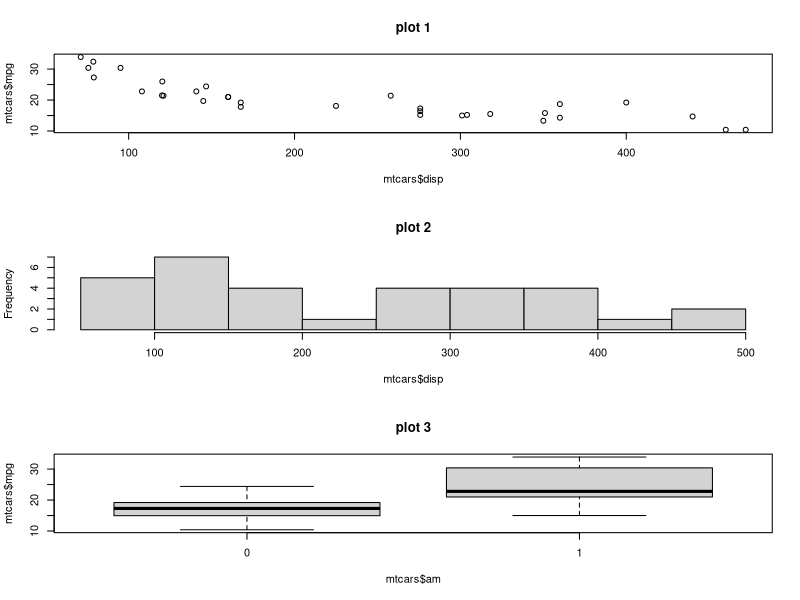
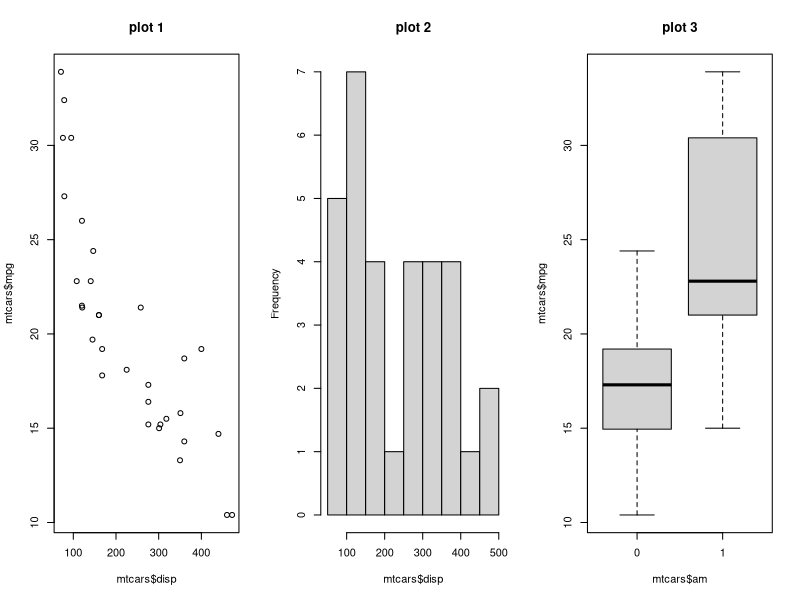
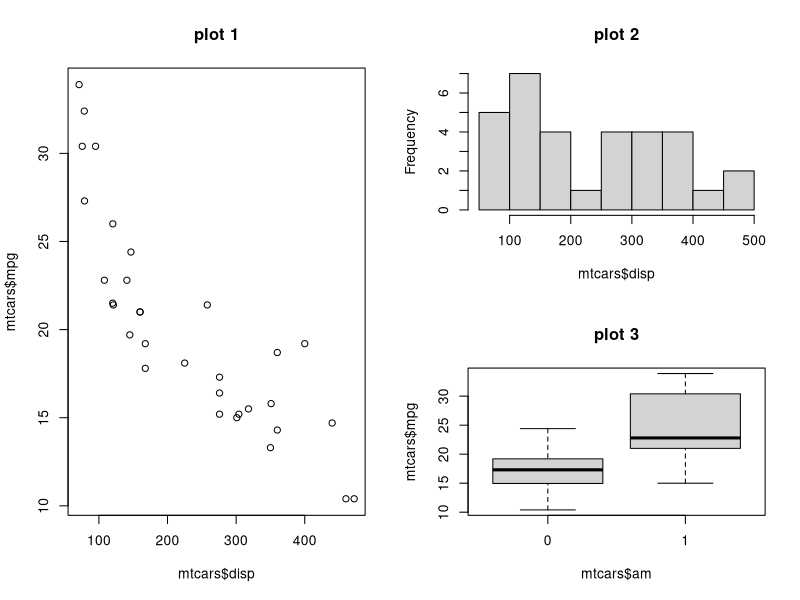

Generate these figures, in order, with R:
## ---- chunk 1
knitr::opts_chunk$set(echo = TRUE, fig.align = 'center')
## ---- chunk 2
par(mfrow=c(3,1))
plot(mtcars$mpg~mtcars$disp, main="plot 1")
hist(mtcars$disp, main="plot 2")
boxplot(mtcars$mpg~mtcars$am, main="plot 3")
## ---- chunk 3
par(mfcol=c(1,3))
plot(mtcars$mpg~mtcars$disp, main="plot 1")
hist(mtcars$disp, main="plot 2")
boxplot(mtcars$mpg~mtcars$am, main="plot 3")
## ---- chunk 4
mat = matrix(c(1,1,2,3), nrow=2, byrow=FALSE)
mat
## ---- chunk 5
layout(mat = mat)
plot(mtcars$mpg~mtcars$disp, main="plot 1")
hist(mtcars$disp, main="plot 2")
boxplot(mtcars$mpg~mtcars$am, main="plot 3")
